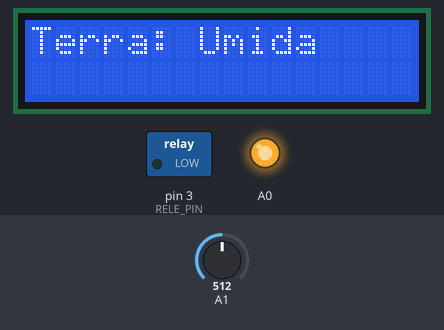
Bench run of a sketch on a simulated Arduino Uno, built with avr-gcc and run on an emulated ATmega328P. Shown: 16×2 character LCD, switched loads named in the sketch (green lamp = pin HIGH), output pins drawn as LEDs (lit = HIGH). The inputs (shaded band) are chosen by the test bench; at power-on: A1 = 512.

Above: at 1.2 s.
1.3 s: A1 set to 407
3.3 s: A1 set to 381
At 5.3 s:
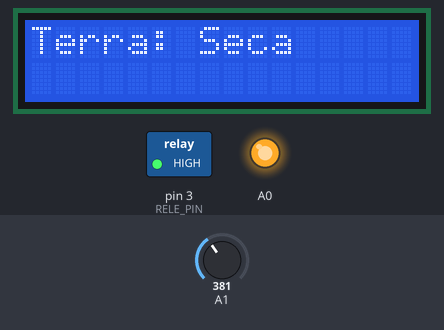
5.6 s: A1 set to 410
At 6.8 s:
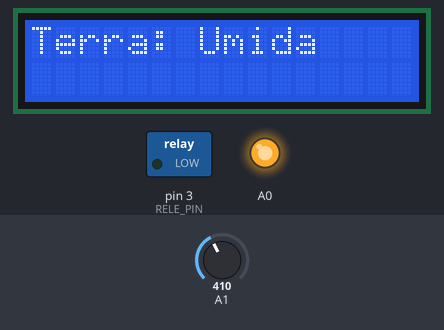
7.6 s: A1 set to 390
At 9.4 s:
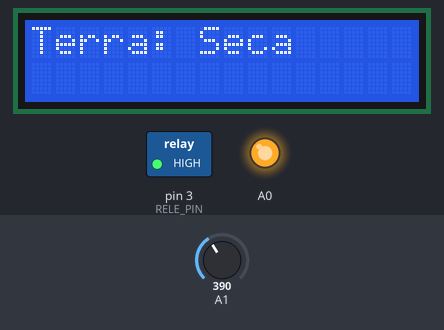
Timing chart, 0 to 10.6 s (numbered marks = the images above; inputs shaded):
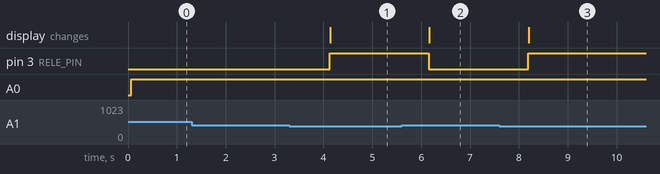

The sketch:

sensor_irrigacao_digital.ino
```cpp
#include <Adafruit_LiquidCrystal.h>

#define RELE_PIN 3
#define DELAY    1000

Adafruit_LiquidCrystal lcd(0);

void setup()
{
  pinMode(RELE_PIN, OUTPUT);
  pinMode(A0, OUTPUT);
  pinMode(A1, INPUT);

  lcd.begin(16, 2);
  lcd.setBacklight(1);
}

void loop()
{
  lcd.clear();
  lcd.setCursor(0, 0);

  digitalWrite(A0, HIGH);
  bool irrigar = analogRead(A1) < 400;

  if (irrigar) {
  	digitalWrite(RELE_PIN, HIGH);
    lcd.print("Terra: Seca");
  }

  else {
    digitalWrite(RELE_PIN, LOW);
    lcd.print("Terra: Umida");
  }

  delay(DELAY);
}
```

Measured:
- the behaviour switches between 400 and 399 on A1 (found by bisection; images 0 and 1)
- after the input at 1.3 s, every drawn part: stays the same
- after the input at 3.3 s, pin 3 (RELE_PIN): LOW → HIGH after 0.83 s; the display: changes after 0.84 s (image 1)
- after the input at 5.6 s, pin 3 (RELE_PIN): HIGH → LOW after 0.56 s; the display: changes after 0.57 s (image 2)
- after the input at 7.6 s, pin 3 (RELE_PIN): LOW → HIGH after 0.59 s; the display: changes after 0.60 s (image 3)
